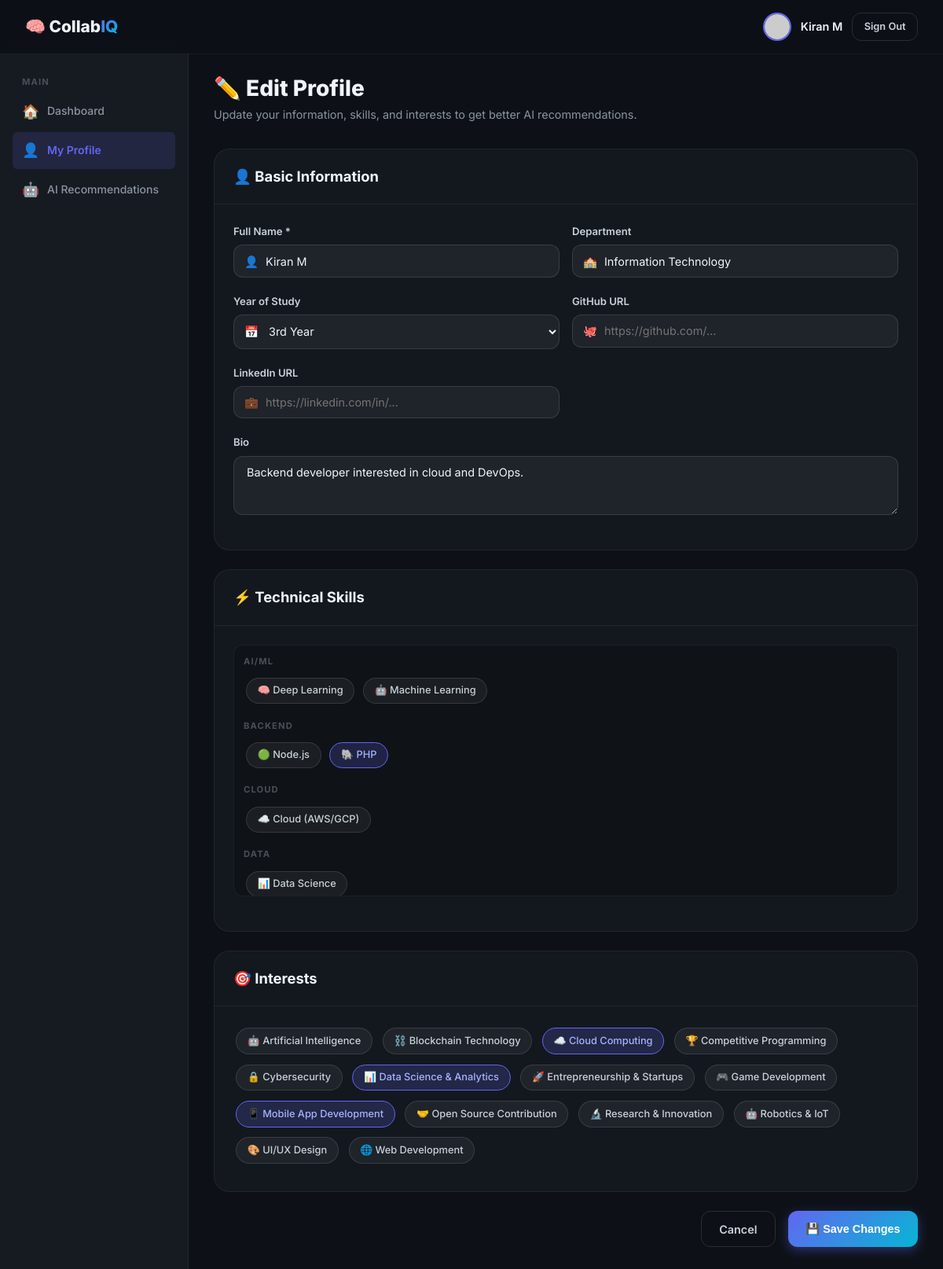
Page /student/edit_profile.php (signed in) on the committed database.
### tables this page shows
CREATE TABLE IF NOT EXISTS skills (
    id INT AUTO_INCREMENT PRIMARY KEY,
    name VARCHAR(100) NOT NULL,
    category VARCHAR(100),
    icon VARCHAR(10) DEFAULT '⚙️'
);

CREATE TABLE IF NOT EXISTS interests (
    id INT AUTO_INCREMENT PRIMARY KEY,
    name VARCHAR(100) NOT NULL,
    icon VARCHAR(10) DEFAULT '🎯'
);

### config/db.php (called while the page is built, shortened)
<?php
function currentStudent(): array {
    $s = $_SESSION['student'] ?? [];
    return is_array($s) ? $s : [];
}
function sanitize(string $input): string {
    return htmlspecialchars(trim($input), ENT_QUOTES, 'UTF-8');
}
function generateAvatar(string $name): string {
    $initials = strtoupper(implode('', array_map(fn($w) => $w[0], explode(' ', trim($name)))));
    $colors    = ['6366f1','06b6d4','f59e0b','10b981','ef4444','8b5cf6','ec4899'];
    $color     = $colors[abs(crc32($name)) % count($colors)];
    return "https://ui-avatars.com/api/?name=" . urlencode($name)
         . "&background={$color}&color=fff&size=128&bold=true";
}

### student/edit_profile.php (the view, shortened to what this page needs)
<?php
require_once __DIR__ . '/../config/db.php';
$db        = getDB();
$studentId = $_SESSION['student_id'];
$student   = currentStudent();
$allSkills    = $db->query("SELECT * FROM skills ORDER BY category, name")->fetchAll();
$allInterests = $db->query("SELECT * FROM interests ORDER BY name")->fetchAll();
$mySkillIds    = $db->prepare("SELECT skill_id FROM student_skills WHERE student_id = ?");
$mySkillIds->execute([$studentId]);
$mySkillIds = array_column($mySkillIds->fetchAll(), 'skill_id');
$myIntIds = $db->prepare("SELECT interest_id FROM student_interests WHERE student_id = ?");
$myIntIds->execute([$studentId]);
$myIntIds = array_column($myIntIds->fetchAll(), 'interest_id');
?>
<!DOCTYPE html>
<html lang="en">
<head>
    <link rel="stylesheet" href="<?= BASE_URL ?>/assets/css/main.css">
    <link rel="stylesheet" href="<?= BASE_URL ?>/assets/css/auth.css">
    <link rel="stylesheet" href="<?= BASE_URL ?>/assets/css/dashboard.css">
</head>
<body>
    <nav class="nav">
        <div class="nav-brand">🧠 Collab<span class="gradient-text">IQ</span></div>
        <div class="nav-user">
            <img src="<?= generateAvatar($student['name']) ?>" class="nav-avatar" alt="">
            <span class="nav-name"><?= sanitize($student['name']) ?></span>
            <a href="<?= BASE_URL ?>/auth/logout.php" class="btn btn-ghost btn-sm">Sign Out</a>
        </div>
    </nav>
    <div class="app-layout">
        <aside class="sidebar">
            <div class="sidebar-section">
                <div class="sidebar-label">Main</div>
                <a href="<?= BASE_URL ?>/student/dashboard.php" class="sidebar-link"><span class="icon">🏠</span> Dashboard</a>
                <a href="<?= BASE_URL ?>/student/profile.php" class="sidebar-link active"><span class="icon">👤</span> My Profile</a>
                <a href="<?= BASE_URL ?>/student/recommendations.php" class="sidebar-link"><span class="icon">🤖</span> AI Recommendations</a>
            </div>
        </aside>
        <main class="main-content">
            <div class="page-header">
                <h1>✏️ Edit Profile</h1>
                <p>Update your information, skills, and interests to get better AI recommendations.</p>
            </div>
            <form method="POST">
                <div class="data-card" style="margin-bottom:1.5rem;">
                    <div class="data-card-header"><h3 class="data-card-title">👤 Basic Information</h3></div>
                    <div class="data-card-body">
                        <div class="form-row">
                            <div class="form-group">
                                <label>Full Name *</label>
                                <div class="input-wrapper">
                                    <span class="input-icon">👤</span>
                                    <input type="text" name="name" required value="<?= sanitize($student['name']) ?>">
                                </div>
                            </div>
                            <div class="form-group">
                                <label>Department</label>
                                <div class="input-wrapper">
                                    <span class="input-icon">🏫</span>
                                    <input type="text" name="department" value="<?= sanitize($student['department']??'') ?>">
                                </div>
                            </div>
                        </div>
                        <div class="form-row">
                            <div class="form-group">
                                <label>Year of Study</label>
                                <div class="input-wrapper">
                                    <span class="input-icon">📅</span>
                                    <select name="year">
                                        <?php foreach(['1st','2nd','3rd','4th'] as $y): ?>
                                        <option value="<?=$y?>" <?= ($student['year'] ?? '')===$y?'selected':'' ?>><?=$y?> Year</option>
                                        <?php endforeach; ?>
                                    </select>
                                </div>
                            </div>
                            <div class="form-group">
                                <label>GitHub URL</label>
                                <div class="input-wrapper">
                                    <span class="input-icon">🐙</span>
                                    <input type="url" name="github_url" placeholder="https://github.com/..." value="<?= sanitize($student['github_url']??'') ?>">
                                </div>
                            </div>
                        </div>
                        <div class="form-row">
                            <div class="form-group">
                                <label>LinkedIn URL</label>
                                <div class="input-wrapper">
                                    <span class="input-icon">💼</span>
                                    <input type="url" name="linkedin_url" placeholder="https://linkedin.com/in/..." value="<?= sanitize($student['linkedin_url']??'') ?>">
                                </div>
                            </div>
                        </div>
                        <div class="form-group">
                            <label>Bio</label>
                            <div class="input-wrapper">
                                <textarea name="bio" rows="3" placeholder="Tell your team about yourself..."><?= sanitize($student['bio']??'') ?></textarea>
                            </div>
                        </div>
                    </div>
                </div>
                <div class="data-card" style="margin-bottom:1.5rem;">
                    <div class="data-card-header"><h3 class="data-card-title">⚡ Technical Skills</h3></div>
                    <div class="data-card-body">
                        <div class="skills-grid">
                            <?php
                            $currentCat = '';
                            foreach ($allSkills as $skill):
                                if ($skill['category'] !== $currentCat) {
                                    if ($currentCat !== '') echo '</div>';
                                    echo '<div class="skill-category"><h4 class="category-label">' . sanitize($skill['category']) . '</h4>';
                                    $currentCat = $skill['category'];
                                }
                                $checked = in_array($skill['id'], $mySkillIds);
                            ?>
                            <label class="skill-chip <?= $checked?'checked':'' ?>">
                                <span><?= $skill['icon'] ?> <?= sanitize($skill['name']) ?></span>
                            </label>
                            <?php endforeach; if ($currentCat !== '') echo '</div>'; ?>
                        </div>
                    </div>
                </div>
                <div class="data-card" style="margin-bottom:1.5rem;">
                    <div class="data-card-header"><h3 class="data-card-title">🎯 Interests</h3></div>
                    <div class="data-card-body">
                        <div class="interests-grid">
                            <?php foreach ($allInterests as $int):
                                $checked = in_array($int['id'], $myIntIds); ?>
                            <label class="interest-chip <?= $checked?'checked':'' ?>">
                                <span><?= $int['icon'] ?> <?= sanitize($int['name']) ?></span>
                            </label>
                            <?php endforeach; ?>
                        </div>
                    </div>
                </div>
                <div style="display:flex;gap:1rem;justify-content:flex-end;">
                    <a href="<?= BASE_URL ?>/student/profile.php" class="btn btn-ghost">Cancel</a>
                    <button type="submit" class="btn btn-primary">💾 Save Changes</button>
                </div>
            </form>
        </main>
    </div>
</body>
</html>

### assets/css/auth.css (style rules this page uses)
.skills-grid { max-height: 320px; overflow-y: auto; padding: .75rem; margin-bottom: 1.25rem; background: rgba(0, 0, 0, 0.2); border: 1px solid var(--border-subtle); border-radius: var(--radius-md); }
.skill-category { margin-bottom: 1rem; }
.category-label { font-size: .7rem; font-weight: 700; letter-spacing: .1em; text-transform: uppercase; color: var(--text-faint); margin-bottom: .5rem; }
.skill-chip, .interest-chip { display: inline-flex; align-items: center; gap: .35rem; padding: .35rem .85rem; background: rgba(255,255,255,.05); border: 1px solid var(--border-default); border-radius: 99px; font-size: .8rem; font-weight: 500; cursor: pointer; transition: var(--transition); margin: .2rem; color: var(--text-secondary); }
.skill-chip.checked, .interest-chip.checked { background: rgba(99,102,241,.2); border-color: var(--accent-indigo); color: #a5b4fc; }
.interests-grid { display: flex; flex-wrap: wrap; gap: .4rem; margin-bottom: .5rem; }

### rows in the picture
skills: category "AI/ML", icon "🧠", name "Deep Learning"
skills: icon "🤖", name "Machine Learning"
skills: category "BACKEND", icon "🟢", name "Node.js"
skills: icon "🐘", name "PHP"
skills: category "CLOUD", icon "☁️", name "Cloud (AWS/GCP)"
skills: category "DATA", icon "📊", name "Data Science"
interests: icon "🤖", name "Artificial Intelligence"
interests: icon "⛓️", name "Blockchain Technology"
interests: icon "☁️", name "Cloud Computing"
interests: icon "🏆", name "Competitive Programming"
interests: icon "🔒", name "Cybersecurity"
interests: icon "📊", name "Data Science & Analytics"
interests: icon "🚀", name "Entrepreneurship & Startups"
interests: icon "🎮", name "Game Development"
interests: icon "📱", name "Mobile App Development"
interests: icon "🤝", name "Open Source Contribution"
interests: icon "🔬", name "Research & Innovation"
interests: icon "🤖", name "Robotics & IoT"
interests: icon "🎨", name "UI/UX Design"
interests: icon "🌐", name "Web Development"

### other values in the picture
$student['name'] "Kiran M"
form field year "3rd Year"
